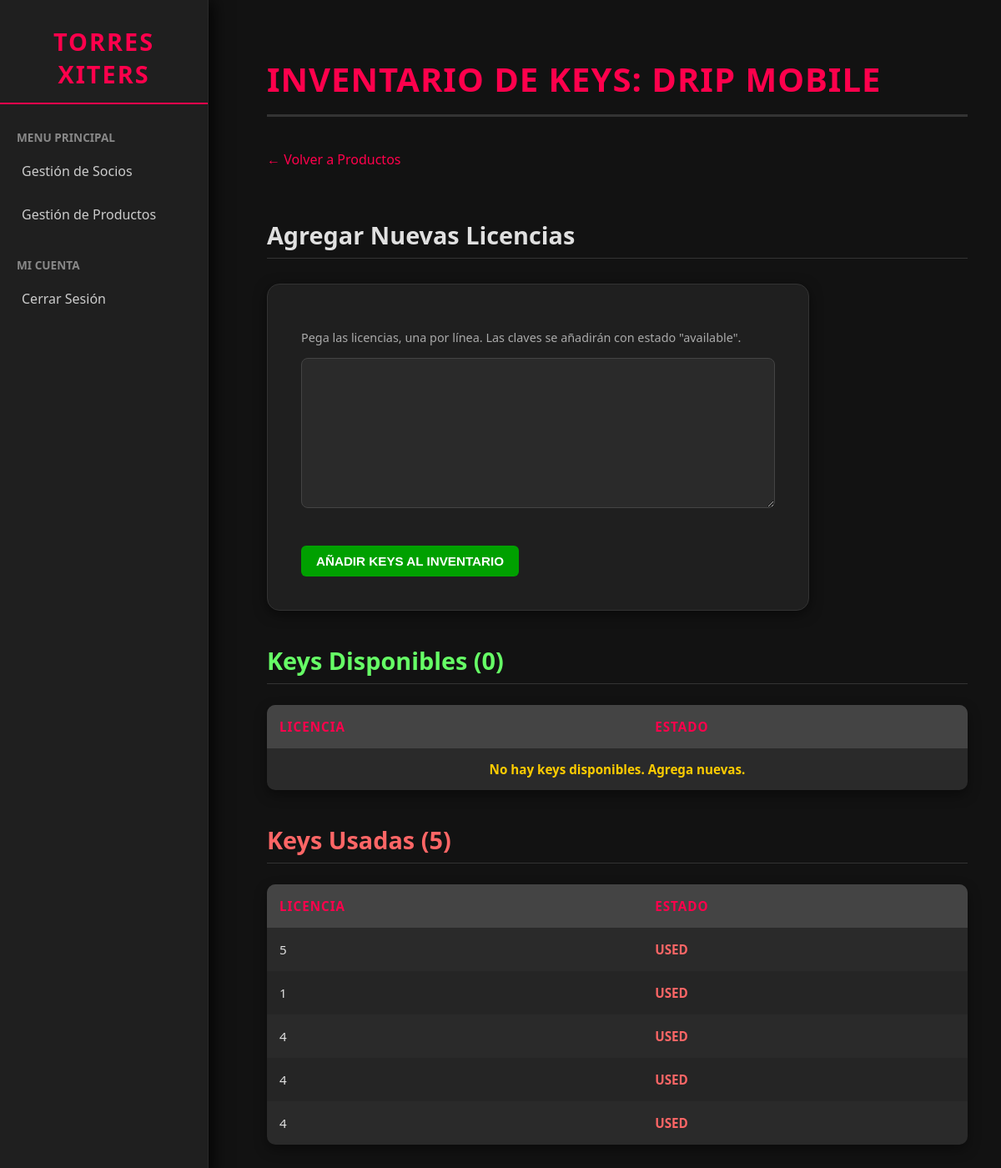
The page /product/1/keys (signed in) on the database its author committed.
### db_models.py (models this page shows)
class Producto(Base):
    __tablename__ = 'productos'
    id = Column(Integer, primary_key=True)
    nombre = Column(String(100), nullable=False)
    categoria = Column(String(50), nullable=False)
    precio = Column(Float, nullable=False)
    descripcion = Column(String(255))
    fecha_creacion = Column(DateTime, default=datetime.now)
    keys = relationship("Key", back_populates="producto")

class Key(Base):
    __tablename__ = 'keys'
    id = Column(Integer, primary_key=True)
    licencia = Column(String(255), unique=True, nullable=False)
    estado = Column(String(20), default='available')
    producto_id = Column(Integer, ForeignKey('productos.id'))
    usuario_id = Column(Integer, ForeignKey('usuarios.id'), nullable=True)
    producto = relationship("Producto", back_populates="keys")
    usuario = relationship("Usuario", back_populates="keys_usadas")

### admin_panel.py (the view, shortened to what this page needs)
@app.route('/product/<int:product_id>/keys', methods=['GET', 'POST'])
@login_required
def manage_keys(product_id):
    db_session = get_session()
    try:
        producto = db_session.query(Producto).filter_by(id=product_id).first()
        if not producto:
            flash('Producto no encontrado.', 'danger')
            return redirect(url_for('manage_products'))
        available_keys = db_session.query(Key).filter_by(producto_id=product_id, estado='available').all()
        used_keys = db_session.query(Key).filter_by(producto_id=product_id, estado='used').all()
        return render_template('manage_keys.html', producto=producto, available_keys=available_keys, used_keys=used_keys)
    finally:
        db_session.close()

### admin_panel.py (called while the page is built)
def login_required(f):
    @wraps(f)
    def decorated_function(*args, **kwargs):
        if 'logged_in' not in flask_session:
            flash('Debes iniciar sesión para acceder a esta página.', 'danger')
            return redirect(url_for('login'))
        return f(*args, **kwargs)
    return decorated_function

### db_models.py (called while the page is built)
def get_session():
    return SessionLocal()

### templates/manage_keys.html (shortened to what this page needs)
{% extends "base.html" %}
{% block content %}
    <h1>Inventario de Keys: {{ producto.nombre }}</h1>
    <a href="{{ url_for('manage_products') }}" class="back-link">← Volver a Productos</a>
    <h2>Agregar Nuevas Licencias</h2>
    <form method="POST" style="max-width: 650px; margin-bottom: 40px;">
        <p style="color:#aaa; margin-bottom: 15px; font-size: 0.9em; font-weight: 500;">Pega las licencias, una por línea. Las claves se añadirán con estado "available".</p>
        <textarea name="licencias" rows="7" required style="height: 180px;"></textarea>
        <button type="submit" class="button-red" style="margin-top: 20px; background-color: #00A000;">Añadir Keys al Inventario</button>
    </form>
    <h2 style="color: #66FF66;">Keys Disponibles ({{ available_keys|length }})</h2>
    <table>
        <thead>
            <tr>
                <th>Licencia</th>
                <th>Estado</th>
            </tr>
        </thead>
        <tbody>
            {% if not available_keys %}
                <tr><td colspan="2" style="text-align: center; color:#FFCC00; padding: 15px; font-weight: bold;">No hay keys disponibles. Agrega nuevas.</td></tr>
            {% endif %}
        </tbody>
    </table>
    <h2 style="margin-top: 40px; color: #FF6666;">Keys Usadas ({{ used_keys|length }})</h2>
    <table>
        <thead>
            <tr>
                <th>Licencia</th>
                <th>Estado</th>
            </tr>
        </thead>
        <tbody>
            {% for key in used_keys %}
                <tr>
                    <td>{{ key.licencia }}</td>
                    <td style="color: #FF6666; font-weight: bold;">{{ key.estado | upper }}</td>
                </tr>
            {% endfor %}
        </tbody>
    </table>
{% endblock %}

### templates/base.html (shortened to what this page needs)
<!DOCTYPE html>
<html lang="es">
<head>
</head>
<body>
    <div class="sidebar">
        <h3>TORRES XITERS</h3>
        <p>MENU PRINCIPAL</p>
        <a href="{{ url_for('manage_users') }}" class="{% if request.endpoint == 'manage_users' or request.endpoint == 'create_user' or request.endpoint == 'adjust_saldo' %}active{% endif %}">Gestión de Socios</a>
        <a href="{{ url_for('manage_products') }}" class="{% if 'products' in request.endpoint or 'product' in request.endpoint %}active{% endif %}">Gestión de Productos</a>
        <p>MI CUENTA</p>
        <a href="{{ url_for('logout') }}">Cerrar Sesión</a>
    </div>
    <div class="content">
        {% block content %}{% endblock %}
    </div>
</body>
</html>

### templates/base.html (style rules this page uses)
body { font-family: 'Segoe UI', Tahoma, Geneva, Verdana, sans-serif; background-color: #121212; color: #E0E0E0; margin: 0; padding: 0; overflow-x: hidden; }
* { box-sizing: border-box; }
.sidebar { width: 250px; background-color: #1F1F1F; position: fixed; height: 100%; padding-top: 30px; box-shadow: 4px 0 20px rgba(0, 0, 0, 0.9); z-index: 1000; border-right: 1px solid #2A2A2A; }
.sidebar h3 { color: #FF004C; text-align: center; font-size: 1.8em; text-transform: uppercase; letter-spacing: 2px; padding: 0 20px 15px 20px; margin: 0 0 30px 0; border-bottom: 2px solid #FF004C; }
.sidebar p { color: #888; padding: 0 20px; font-size: 0.85em; margin-top: 25px; margin-bottom: 5px; text-transform: uppercase; font-weight: 600; }
.sidebar a { padding: 15px 20px; text-decoration: none; font-size: 16px; color: #ccc; display: flex; align-items: center; border-left: 6px solid transparent; transition: all 0.3s ease; }
.content { margin-left: 280px; padding: 40px; }
h1 { color: #FF004C; border-bottom: 3px solid #333; padding-bottom: 15px; margin-bottom: 40px; font-size: 2.5em; text-transform: uppercase; letter-spacing: 1px; }
h2 { color: #E0E0E0; margin-top: 40px; border-bottom: 1px solid #333; padding-bottom: 8px; font-size: 1.8em; }
table { width: 100%; border-collapse: separate; border-spacing: 0; margin-top: 25px; background-color: #2A2A2A; border-radius: 10px; overflow: hidden; box-shadow: 0 6px 15px rgba(0, 0, 0, 0.4); }
th, td { border: none; padding: 16px 15px; text-align: left; font-size: 0.95em; }
thead tr { background-color: #444; }
th { color: #FF004C; text-transform: uppercase; letter-spacing: 1px; font-weight: 700; }
tbody tr:nth-child(even) { background-color: #252525; }
.button-red { background-color: #FF004C; color: white; padding: 10px 18px; text-decoration: none; border-radius: 6px; font-weight: bold; border: none; cursor: pointer; transition: background-color 0.3s, transform 0.1s; display: inline-flex; align-items: center; font-size: 0.95em; text-transform: uppercase; }
form { background-color: #1F1F1F; padding: 40px; border-radius: 15px; max-width: 650px; margin-top: 30px; border: 1px solid #333; box-shadow: 0 4px 15px rgba(0, 0, 0, 0.5); }
input[type="text"], input[type="password"], input[type="number"], textarea, select { width: 100%; padding: 14px; margin-bottom: 20px; background: #2A2A2A; border: 1px solid #444; color: white; border-radius: 8px; box-sizing: border-box; font-size: 1em; transition: border-color 0.3s, box-shadow 0.3s; }
.back-link { color: #FF004C; text-decoration: none; margin-bottom: 20px; display: inline-block; font-size: 1em; transition: color 0.2s; }

### rows shown on the page
Producto: nombre "DRIP MOBILE"
Key: licencia "5", estado "USED"
Key: licencia "1", estado "USED"
Key: licencia "4", estado "USED"
Key: licencia "4", estado "USED"
Key: licencia "4", estado "USED"

### other values the page prints
{{ available_keys|length }} "0"
{{ used_keys|length }} "5"
